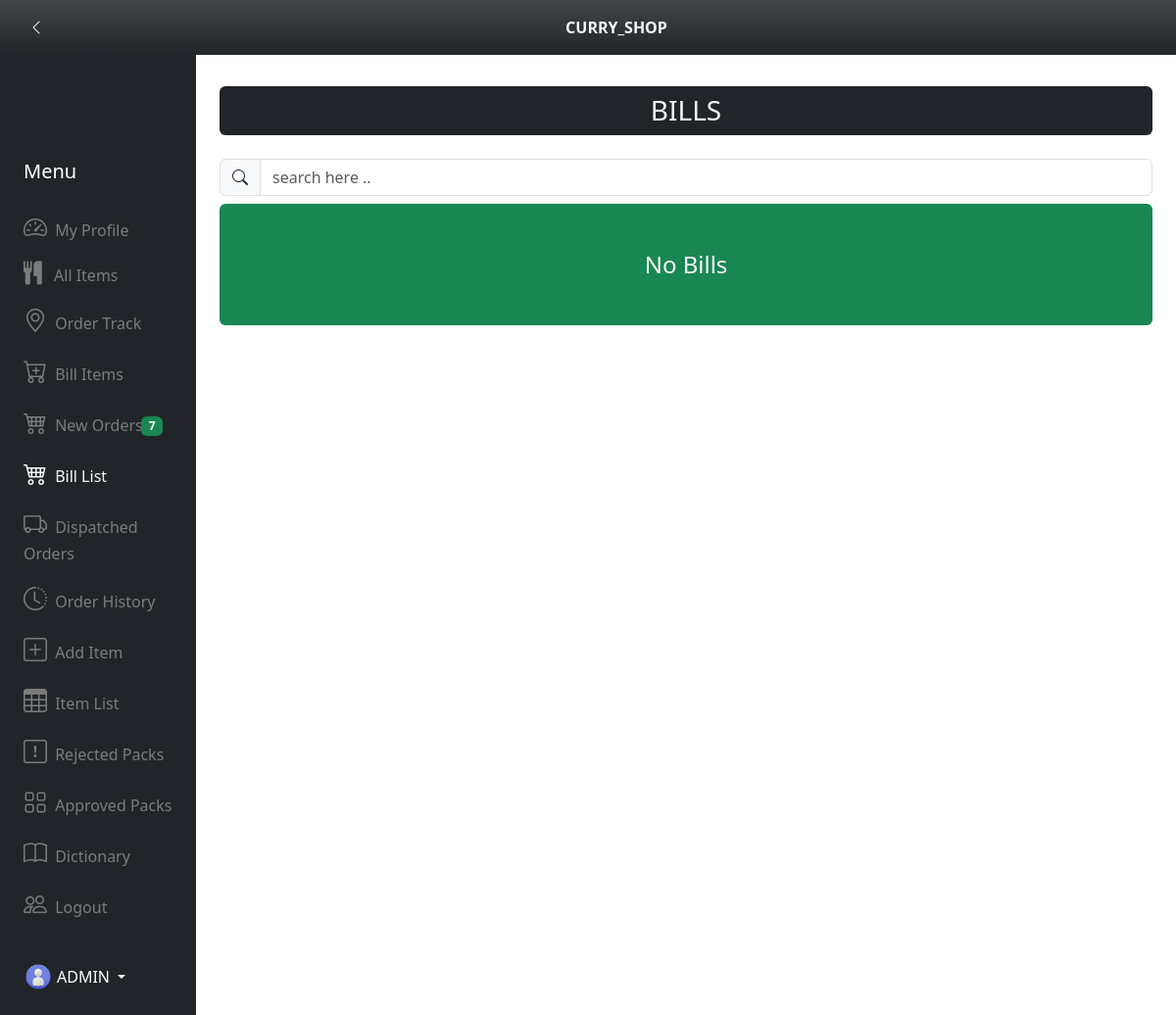
The app's page /bill_list (signed in), older data.
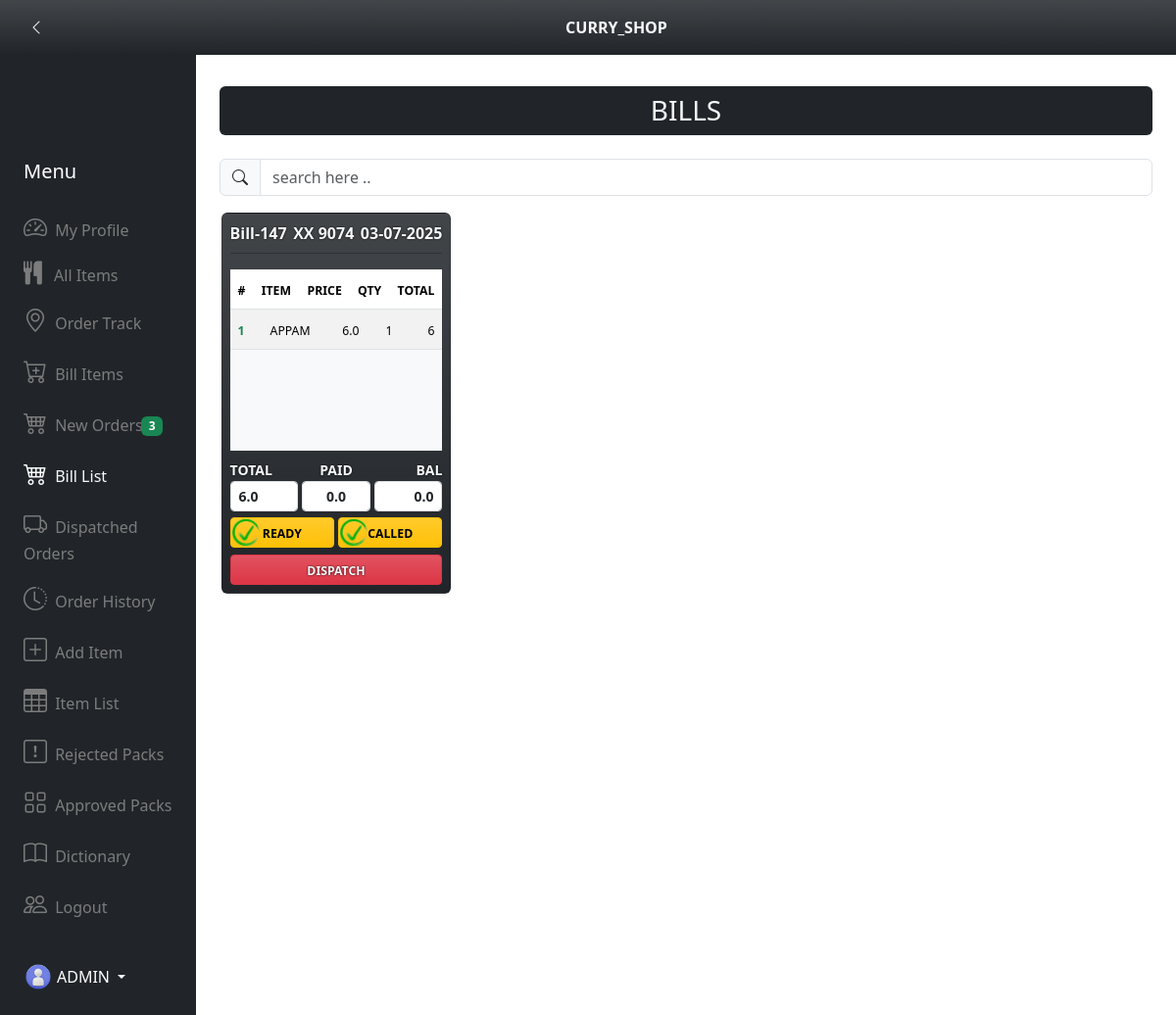
The same page, newer data.
### app_dictionary/models.py (models this page shows, shortened)
class BillModel(models.Model):
    user = models.ForeignKey(User,on_delete=models.CASCADE,blank=True,null=True)
    billno = models.CharField(max_length=50,blank=True,null=True,unique=False)
    created_at = models.DateTimeField(auto_now_add=True)
    grand_total = models.FloatField(default=0.00)
    paid = models.FloatField(default=0.00)
    bal = models.FloatField(default=0.00)
    order_status_status_choices = (
        ('ordered','ordered'),
        ('cancelled','cancelled'),
        ('delivered','delivered'),
    )
    order_status = models.CharField(max_length=50,default='ordered',choices=order_status_status_choices)
    ordered_time = models.DateTimeField(blank=True,null=True)
    accept_status_choices = (
        ('accepted','accepted'),
        ('notaccepted','notaccepted'),
        ('rejected','rejected')
    )
    accept_status = models.CharField(max_length=255,default='notaccepted',choices=accept_status_choices)
    reject_reason = models.TextField(blank=True,null=True)
    rejected_user = models.ForeignKey(User,on_delete=models.CASCADE,blank=True,null=True,related_name='rejected_user_details')
    accept_or_reject_time = models.DateTimeField(blank=True,null=True)
    prepared_status_choices = (
        ('prepared','prepared'),
        ('notprepared','notprepared')
    )
    prepared_status = models.CharField(max_length=255,default='notprepared',choices=prepared_status_choices)
    prepared_time = models.DateTimeField(blank=True,null=True)
    packed_status_choices = (
        ('packed','packed'),
        ('notpacked','notpacked')
    )
    packed_status = models.CharField(max_length=255,default='notpacked',choices=packed_status_choices)
    packed_time = models.DateTimeField(blank=True,null=True)
    ready_status_choices = (
        ('ready','ready'),
        ('notready','notready'),
    )
    ready_status = models.CharField(max_length=50,default='notready',choices=ready_status_choices)
    ready_time = models.DateTimeField(blank=True,null=True)
    called_status_choices = (
        ('called','called'),
        ('notcalled','notcalled'),
    )
    called_status = models.CharField(max_length=50,default='notcalled',choices=called_status_choices)
    called_time = models.DateTimeField(blank=True,null=True)
    dispatched_status_choices = (
        ('dispatched','dispatched'),
        ('notdispatched','notdispatched')
    )
    dispatched_status = models.CharField(max_length=255,default='notdispatched',choices=dispatched_status_choices)
    dispatched_time = models.DateTimeField(blank=True,null=True)
    delivered_status_choices = (
        ('delevered','delevered'),
        ('notdelevered','notdelevered'),
    )
    delevered_status = models.CharField(max_length=255,default='notdelevered',choices=delivered_status_choices)
    delevered_time = models.DateTimeField(blank=True,null=True)
    expected_delevery_time = models.DateTimeField(blank=True,null=True)
    current_loc = models.BooleanField(default=False,blank=True,null=True)
    delivery_address = models.TextField(blank=True,null=True)
    delivery_addres_lat = models.FloatField(blank=True,null=True)
    delivery_addres_lon = models.FloatField(blank=True,null=True)

class User(AbstractUser):
    delivery_address = models.TextField(blank=True,null=True,default='')
    profile_image = models.ImageField(blank=True,null=True,upload_to='profile/images/')
    phone = models.CharField(max_length=15,blank=True,null=True,unique=False)

class ItemlistModel(models.Model):
    bill = models.ForeignKey(BillModel,on_delete=models.CASCADE,related_name="itemlistmodel",blank=True,null=True)
    name = models.CharField(max_length=255)
    prize = models.FloatField(default=0.00)
    qty = models.IntegerField(default=0,blank=True,null=True)
    total = models.IntegerField(default=0)

### app_dictionary/views.py (the view)
# urls.py: path('bill_list',views.bill_list,name='bill_list'),
@login_required
def bill_list(request):
    new_bill_count = BillModel.objects.filter(accept_status='notaccepted').count()
    bills = BillModel.objects.filter(accept_status='accepted').exclude(dispatched_status='dispatched')
    itemlist = ItemlistModel.objects.all()
    return render(request,'curry_shop_bill_list.html',{
        'bills':bills,
        'itemlist':itemlist,
        'new_bill_count':new_bill_count})

### app_dictionary/templatetags/custom_filter.py (called while the page is built)
@register.filter
def cropback(val,arg):
    return val[:arg]

### app_dictionary/templates/curry_shop_bill_list.html (shortened to what the changed rows need)
{% extends 'curry_shop_base2.html' %}
{% load crispy_forms_tags %}
{% load custom_filter %}
{% load static %}
{% block body_block %}
    <div class="container padd-marg-mob-0">
        <h3 class="bg-dark p-2 text-center text-light rounded mb-4 font_size1">BILLS</h3>
        <div class="input-group my-2">
            <span class="input-group-text bi bi-search icon_size"></span>
            <input id="search_bill_filter" class="form-control search_font_size" placeholder="search here .." type="text">
        </div>
        {% if bills %}
            <div class="container1 scrolling_window_height" style="overflow-y: auto;">
            {% for bill in bills %}
            <div class="container1_tems billbox ">
                <div class="card b_s bill_box_padding mt-2 bg-dark bg-gradient">
                    <div class="d-flex justify-content-between">
                        <strong class="ts text-light text_size">{{ bill.billno }}</strong>
                        <strong class="ts text-light text_size">{% if bill.user.phone %}XX {{ bill.user.phone|cropback:4 }}{% else %}None{% endif %}</strong>
                        <strong class="ts text-light text_size">{{ bill.created_at|date:'d-m-Y' }}</strong>
                    </div>
                    <hr class="hr_margin" style="color: rgb(0, 0, 0);">
                    <table class="table table-striped table-hover table-overflow mt-0 mb-0">
                        <thead class="bg-success">
                            <th class="ps-2 text_size"><small><small>#</small></small></th>
                            <th class="ps-2 text_size"><small><small>ITEM</small></small></th>
                            <th class="ps-2 text-end text_size"><small><small>PRICE</small></small></th>
                            <th class="ps-2 text-end text_size"><small><small>QTY</small></small></th>
                            <th class="text-end pe-2 text_size"><small><small>TOTAL</small></small></th>
                        </thead>
                    </table>
                    <div class="bg-light table_overflow_class">
                        <table class="table table-striped table-hover table-overflow">
                            <tbody id="tbody2">
                                    {% for item in itemlist %}
                                        {% if item.bill.id == bill.id %}
                                            <tr>
                                                <td class="ps-2 text-success fw-bolder text_size"><small><small class="counter_id"></small></small></td>
                                                <td class="ps-2 text_size"><small><small>{{ item.name|upper }}</small></small></td>
                                                <td class="ps-0 text_size"><small><small>{{ item.prize }}</small></small></td>
                                                <td class="ps-2 text_size"><small><small>{{ item.qty }}</small></small></td>
                                                <td class="text-end pe-2 text_size"><small><small>{{ item.total }}</small></small></td>
                                            </tr>
                                        {% endif %}
                                    {% endfor %}
                                </tbody>
                            </table>
                        </div>
                        <div class="d-flex my_margin justify-content-between">
                            <div>
                                <label for="" class="fw-bolder text-light ts text_size"><small>TOTAL</small></label>
                                <input class="form-control form-control-sm fw-bold text_size" type="text" name="" id="" value="{{ bill.grand_total }}" readonly>
                            </div>
                            <div class="text-center ms-1 me-1">
                                <label for="" class="fw-bolder text-light ts text_size"><small>PAID</small></label>
                                <input class="form-control form-control-sm fw-bold text-center text_size" type="text" name="" id="" value="{{ bill.paid }}" readonly>
                            </div>
                            <div class="text-end">
                                <label for="" class="fw-bolder text-light ts text-end text_size"><small>BAL</small></label>
                                <input class="form-control form-control-sm text-end fw-bold text_size" type="text" name="" id="" value="{{ bill.bal }}" readonly>
                            </div>
                        </div>
                        <div class="d-flex my_margin justify-content-between">
                            <div class="position-relative">
                                <div class="position-absolute start-50 status2_margin">
                                    {% if bill.ready_status == "ready" %}
                                    <img draggable="false" src="{% static 'images/check_mark.png' %}" alt="no-image" class="mark_images">
                                    {% elif bill.ready_status == "notready" %}
                                    <img draggable="false" src="{% static 'images/x_mark.png' %}" alt="no-image" class="mark_images">
                                    {% endif %}
                                </div>
                            </div>
                            <button class="btn btn-sm btn-warning bg-gradient w-100 me-1 fw-bolder text_size" onclick="order_ready('{{ bill.id }}',$(this))"><small>READY</small></button>
                            <div class="position-relative">
                                <div class="position-absolute start-50 status2_margin">
                                    {% if bill.called_status == "called" %}
                                    <img draggable="false" src="{% static 'images/check_mark.png' %}" alt="no-image" class="mark_images">
                                    {% elif bill.called_status == "notcalled" %}
                                    <img draggable="false" src="{% static 'images/x_mark.png' %}" alt="no-image" class="mark_images">
                                    {% endif %}
                                </div>
                            </div>
                            <button class="btn btn-sm btn-warning bg-gradient w-100 fw-bolder text_size" onclick="order_call('{{ bill.user.phone }}','{{ bill.id }}',$(this))"><small>CALLED</small></button>
                        </div>
                        <div class="d-flex my_margin">
                            <button class="btn btn-sm text-light btn-danger bg-gradient w-100 fw-bolder text_size" onclick="dispatch_click('{{ bill.id }}',$(this))">
                                <small class="fw-bolder ts">DISPATCH</small>
                            </button>
                        </div>
                    </div>
                </div>
            {% endfor %}
            </div>
        {% else %}
        <h4 class="bg-success p-2 text-center text-light rounded mb-4 py-5">No Bills</h4>
        {% endif %}
    </div>
    </div>
    </div>
    </div>
{% endblock %}

### app_dictionary/templates/curry_shop_base2.html (shortened to what the changed rows need)
{% load static %}
<!DOCTYPE html>
<html lang="en">
<head>
    <link rel="stylesheet" href="https://cdn.jsdelivr.net/npm/bootstrap-icons@1.11.3/font/bootstrap-icons.min.css">
    <link href="https://cdn.jsdelivr.net/npm/bootstrap@5.3.3/dist/css/bootstrap.min.css" rel="stylesheet">
    <link rel="stylesheet" href="https://cdnjs.cloudflare.com/ajax/libs/font-awesome/4.7.0/css/font-awesome.min.css">
</head>
<body>
<div class="container-fluid">
    <div class="row flex-nowrap">
        <div class="col-auto col-md-3 col-xl-2 px-sm-2 px-0 bg-dark width_adjust">
            <div class="d-flex flex-column align-items-center align-items-sm-start px-3 pt-2 text-white min-vh-100 top">
                <br><br><br>
                <ul class="nav nav-pills flex-column mb-sm-auto mb-0 align-items-center align-items-sm-start" id="menu">
                    <li>
                        <a id="new_bill_list" href="{% url 'new_bill_list' %}" class="nav-link px-0 align-middle  text-hover">
                            {%  if new_bill_count > 0 %}
                            <div class="position-relative">
                                <div class="position-absolute count_position1 start-0">
                                    <span class="ms-2 badge badge-success bg-success">{{ new_bill_count }}</span>
                                </div>
                            </div>
                            {% endif %}
                        </a>
                    </li>
                </ul>
            </div>
        </div>
        <div class="col py-3">
            <br>
            <div class="overflow-y">
                <br><br>
                {% block body_block %}
                {% endblock %}
            </div>
</body>
</html>

Row changes from the older to the newer data that the page shows:
added BillModel: billno "Bill-147", user.phone|cropback "9074", created_at "03-07-2025", grand_total "6.0", paid "0.0", bal "0.0"
added ItemlistModel: name "APPAM", prize "6.0", qty "1", total "6"
Text that changed along with them:
{{ new_bill_count }}: "7" → "3"
text no longer shown: "No Bills"
